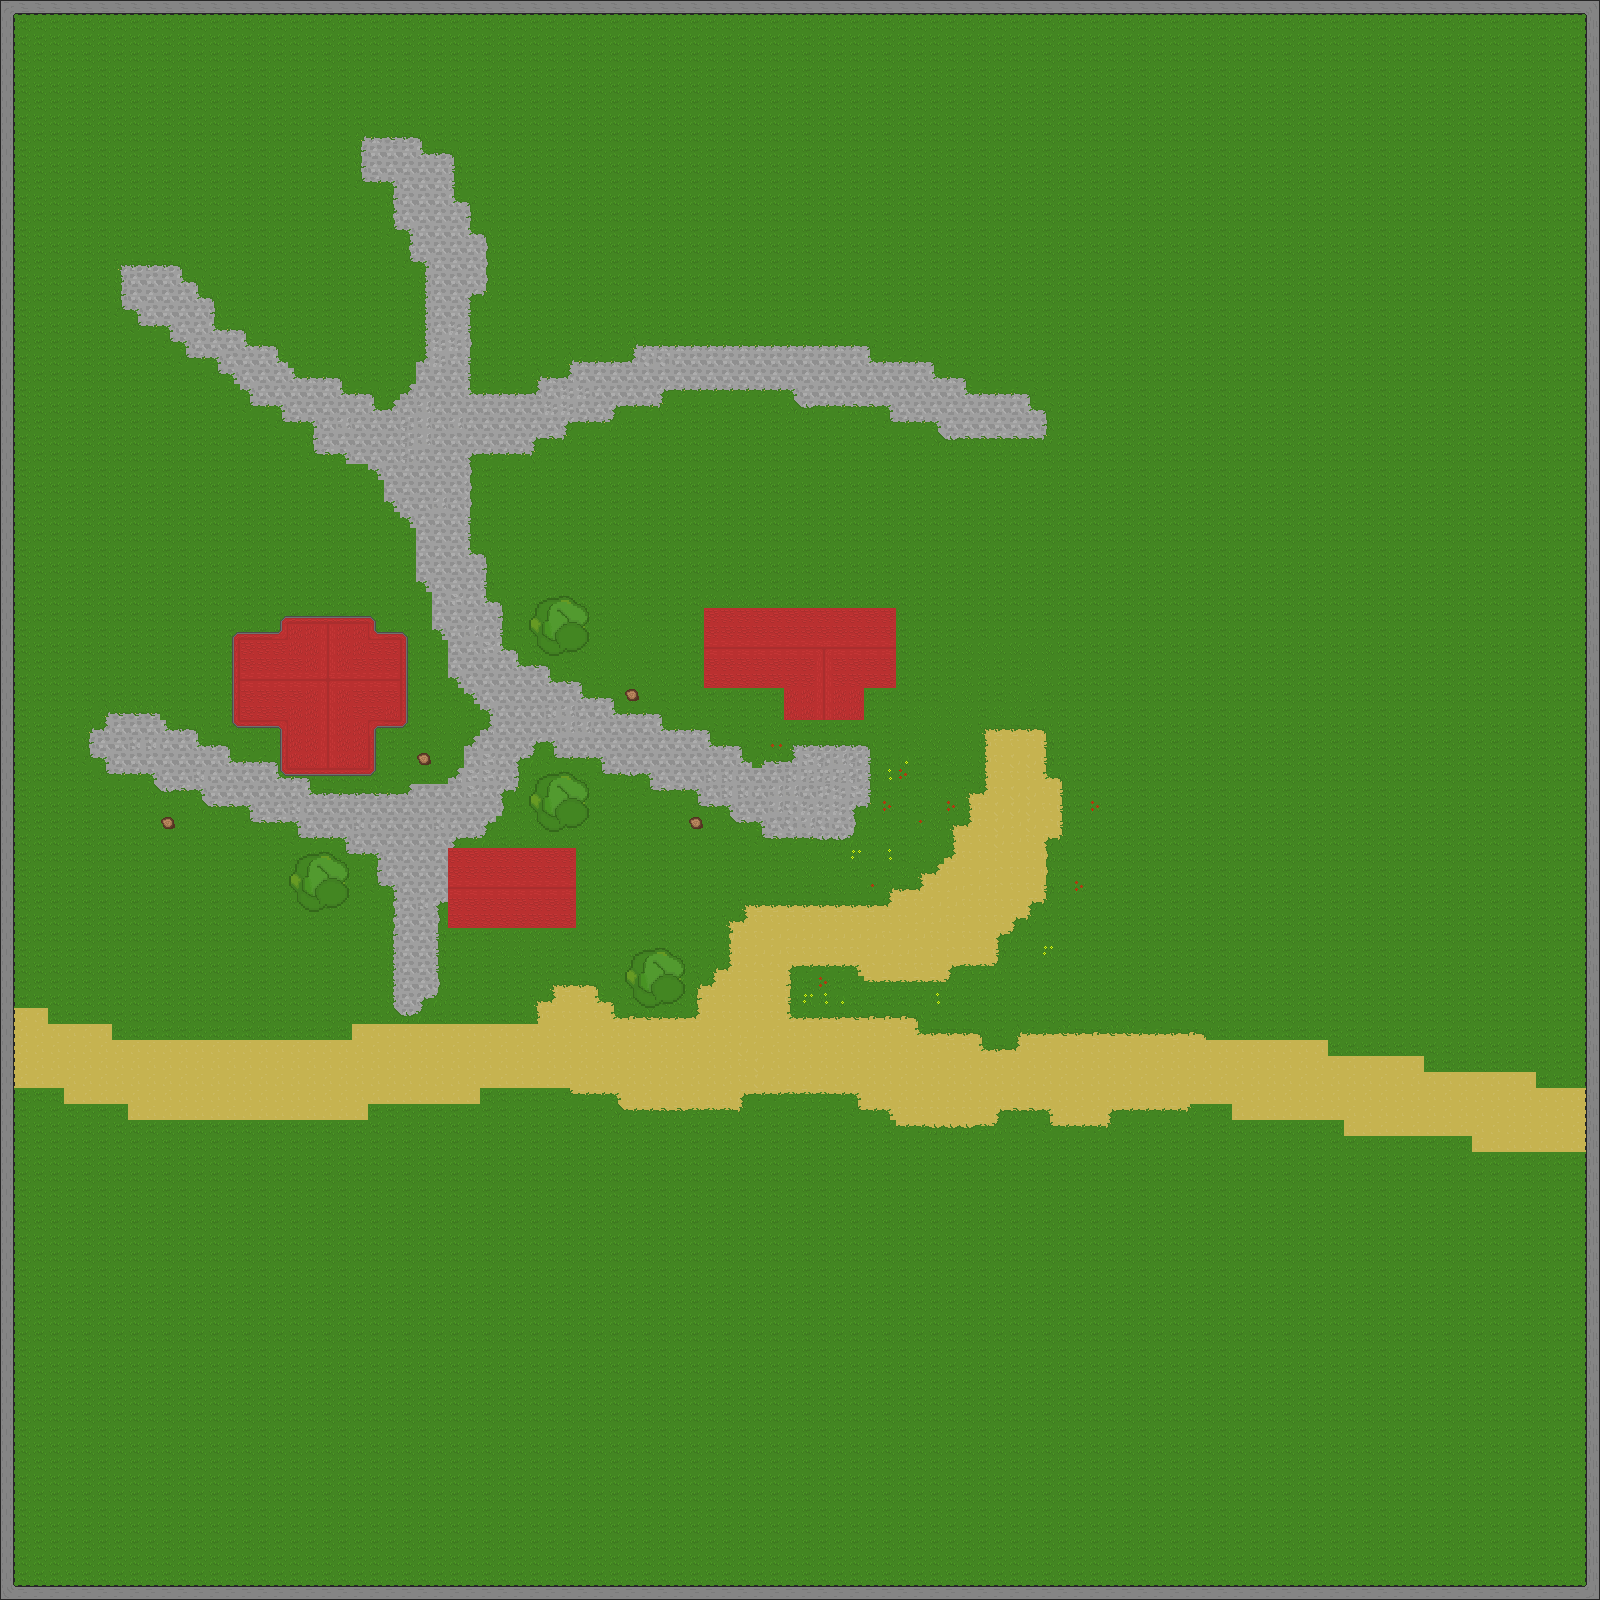

This is a level from a 2D game, rendered from its Tiled map with the project's own tilesets. A one-line summary and the map file follow, with tile-layer data summarised:
An orthogonal 100x100 tile map with 16x16 px tiles, 3 tile layers (ground, other, detail), 2 tilesets and 7 objects.

<map version="1.10" tiledversion="1.10.1" orientation="orthogonal" renderorder="right-down" width="100" height="100" tilewidth="16" tileheight="16" infinite="0" nextlayerid="10" nextobjectid="1">
 <editorsettings>
  <export target="../../TileMaps/tilemap.json" format="json" />
 </editorsettings>
 <tileset firstgid="1" name="tileset8-ground" tilewidth="16" tileheight="16" tilecount="225" columns="15">
  <image source="../../tileset8-ground.png" width="240" height="240" />
  <tile id="137">
   <properties>
    <property name="collides" type="bool" value="true" />
   </properties>
  </tile>
  <tile id="138">
   <properties>
    <property name="collides" type="bool" value="true" />
   </properties>
  </tile>
  <tile id="139">
   <properties>
    <property name="collides" type="bool" value="true" />
   </properties>
  </tile>
  <tile id="152">
   <properties>
    <property name="collides" type="bool" value="true" />
   </properties>
  </tile>
  <tile id="153">
   <properties>
    <property name="collides" type="bool" value="true" />
   </properties>
  </tile>
  <tile id="154">
   <properties>
    <property name="collides" type="bool" value="true" />
   </properties>
  </tile>
  <tile id="165">
   <properties>
    <property name="collides" type="bool" value="true" />
   </properties>
  </tile>
  <tile id="166">
   <properties>
    <property name="collides" type="bool" value="true" />
   </properties>
  </tile>
  <tile id="167">
   <properties>
    <property name="collides" type="bool" value="true" />
   </properties>
  </tile>
  <tile id="168">
   <properties>
    <property name="collides" type="bool" value="true" />
   </properties>
  </tile>
  <tile id="169">
   <properties>
    <property name="collides" type="bool" value="true" />
   </properties>
  </tile>
  <tile id="170">
   <properties>
    <property name="collides" type="bool" value="true" />
   </properties>
  </tile>
  <tile id="171">
   <properties>
    <property name="collides" type="bool" value="true" />
   </properties>
  </tile>
  <tile id="180">
   <properties>
    <property name="collides" type="bool" value="true" />
   </properties>
  </tile>
  <tile id="181">
   <properties>
    <property name="collides" type="bool" value="true" />
   </properties>
  </tile>
  <tile id="182">
   <properties>
    <property name="collides" type="bool" value="true" />
   </properties>
  </tile>
  <tile id="183">
   <properties>
    <property name="collides" type="bool" value="true" />
   </properties>
  </tile>
  <tile id="184">
   <properties>
    <property name="collides" type="bool" value="true" />
   </properties>
  </tile>
  <tile id="185">
   <properties>
    <property name="collides" type="bool" value="true" />
   </properties>
  </tile>
  <tile id="186">
   <properties>
    <property name="collides" type="bool" value="true" />
   </properties>
  </tile>
  <tile id="197">
   <properties>
    <property name="collides" type="bool" value="true" />
   </properties>
  </tile>
  <tile id="198">
   <properties>
    <property name="collides" type="bool" value="true" />
   </properties>
  </tile>
  <tile id="199">
   <properties>
    <property name="collides" type="bool" value="true" />
   </properties>
  </tile>
  <tile id="212">
   <properties>
    <property name="collides" type="bool" value="true" />
   </properties>
  </tile>
  <tile id="213">
   <properties>
    <property name="collides" type="bool" value="true" />
   </properties>
  </tile>
  <tile id="214">
   <properties>
    <property name="collides" type="bool" value="true" />
   </properties>
  </tile>
 </tileset>
 <tileset firstgid="226" name="tileset8-otherStuff" tilewidth="16" tileheight="16" tilecount="225" columns="15">
  <image source="../../tileset8-otherStuff.png" width="240" height="240" />
  <tile id="5">
   <objectgroup draworder="index" id="2">
    <object id="2" x="0" y="16" width="16" height="-8" />
   </objectgroup>
  </tile>
  <tile id="12">
   <properties>
    <property name="collides" type="bool" value="true" />
   </properties>
  </tile>
  <tile id="13">
   <properties>
    <property name="collides" type="bool" value="true" />
   </properties>
  </tile>
  <tile id="14">
   <properties>
    <property name="collides" type="bool" value="true" />
   </properties>
  </tile>
  <tile id="16">
   <properties>
    <property name="collides" type="bool" value="true" />
   </properties>
   <objectgroup draworder="index" id="2">
    <object id="1" x="0" y="0" width="16" height="16" />
   </objectgroup>
  </tile>
  <tile id="27">
   <properties>
    <property name="collides" type="bool" value="true" />
   </properties>
  </tile>
  <tile id="28">
   <properties>
    <property name="collides" type="bool" value="true" />
   </properties>
  </tile>
  <tile id="29">
   <properties>
    <property name="collides" type="bool" value="true" />
   </properties>
  </tile>
  <tile id="33">
   <properties>
    <property name="collides" type="bool" value="true" />
   </properties>
  </tile>
  <tile id="34">
   <properties>
    <property name="collides" type="bool" value="true" />
   </properties>
  </tile>
  <tile id="42">
   <properties>
    <property name="collides" type="bool" value="true" />
   </properties>
  </tile>
  <tile id="43">
   <properties>
    <property name="collides" type="bool" value="true" />
   </properties>
  </tile>
  <tile id="44">
   <properties>
    <property name="collides" type="bool" value="true" />
   </properties>
  </tile>
  <tile id="45">
   <properties>
    <property name="collides" type="bool" value="true" />
   </properties>
  </tile>
  <tile id="46">
   <properties>
    <property name="collides" type="bool" value="true" />
   </properties>
  </tile>
  <tile id="47">
   <properties>
    <property name="collides" type="bool" value="true" />
   </properties>
  </tile>
  <tile id="48">
   <properties>
    <property name="collides" type="bool" value="true" />
   </properties>
  </tile>
  <tile id="49">
   <properties>
    <property name="collides" type="bool" value="true" />
   </properties>
  </tile>
  <tile id="57">
   <properties>
    <property name="collides" type="bool" value="true" />
   </properties>
  </tile>
  <tile id="58">
   <properties>
    <property name="collides" type="bool" value="true" />
   </properties>
  </tile>
  <tile id="59">
   <properties>
    <property name="collides" type="bool" value="true" />
   </properties>
  </tile>
  <tile id="60">
   <properties>
    <property name="collides" type="bool" value="true" />
   </properties>
  </tile>
  <tile id="61">
   <properties>
    <property name="collides" type="bool" value="true" />
   </properties>
  </tile>
  <tile id="62">
   <properties>
    <property name="collides" type="bool" value="true" />
   </properties>
  </tile>
  <tile id="63">
   <properties>
    <property name="collides" type="bool" value="true" />
   </properties>
  </tile>
  <tile id="64">
   <properties>
    <property name="collides" type="bool" value="true" />
   </properties>
  </tile>
  <tile id="72">
   <properties>
    <property name="collides" type="bool" value="true" />
   </properties>
  </tile>
  <tile id="73">
   <properties>
    <property name="collides" type="bool" value="true" />
   </properties>
  </tile>
  <tile id="74">
   <properties>
    <property name="collides" type="bool" value="true" />
   </properties>
  </tile>
  <tile id="87">
   <properties>
    <property name="collides" type="bool" value="true" />
   </properties>
  </tile>
  <tile id="88">
   <properties>
    <property name="collides" type="bool" value="true" />
   </properties>
  </tile>
  <tile id="89">
   <properties>
    <property name="collides" type="bool" value="true" />
   </properties>
  </tile>
  <tile id="102">
   <properties>
    <property name="collides" type="bool" value="true" />
   </properties>
   <objectgroup draworder="index" id="2">
    <object id="1" x="16" y="16" />
   </objectgroup>
  </tile>
  <tile id="103">
   <properties>
    <property name="collides" type="bool" value="true" />
   </properties>
   <objectgroup draworder="index" id="2">
    <object id="1" x="0" y="16" />
   </objectgroup>
  </tile>
  <tile id="104">
   <properties>
    <property name="collides" type="bool" value="true" />
   </properties>
   <objectgroup draworder="index" id="2">
    <object id="1" x="0.727273" y="0.216906" width="14.8474" height="14.4221">
     <ellipse />
    </object>
   </objectgroup>
  </tile>
  <tile id="117">
   <properties>
    <property name="collides" type="bool" value="true" />
   </properties>
   <objectgroup draworder="index" id="2">
    <object id="1" x="16" y="0" />
   </objectgroup>
  </tile>
  <tile id="118">
   <properties>
    <property name="collides" type="bool" value="true" />
   </properties>
   <objectgroup draworder="index" id="2">
    <object id="1" x="0" y="0" />
   </objectgroup>
  </tile>
 </tileset>
 <layer id="1" name="ground" width="100" height="100" locked="1">
  <data>[10000 cells, 10000 non-empty, 76 distinct tile ids]</data>
 </layer>
 <layer id="8" name="other" width="100" height="100">
  <data>[10000 cells, 576 non-empty, 14 distinct tile ids]</data>
 </layer>
 <layer id="9" name="detail" width="100" height="100" locked="1">
  <data>[10000 cells, 110 non-empty, 29 distinct tile ids]</data>
 </layer>
</map>
